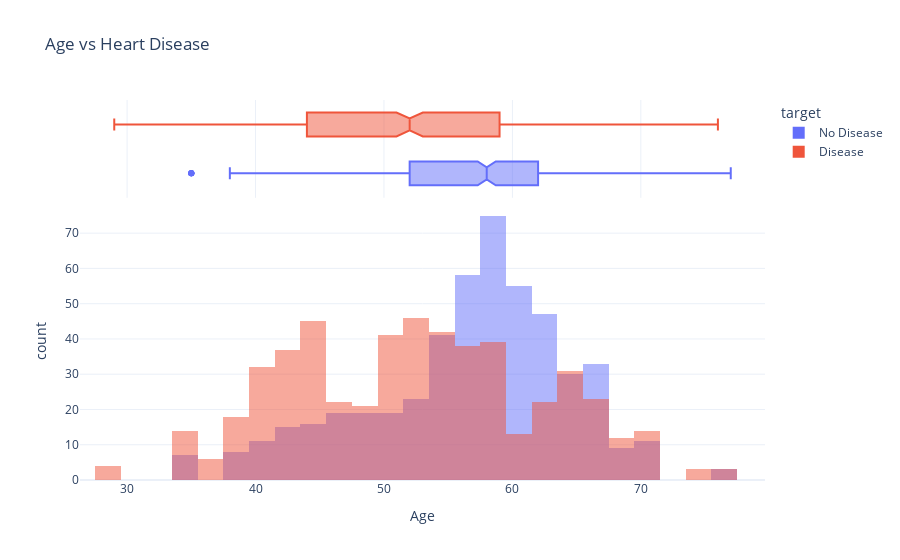
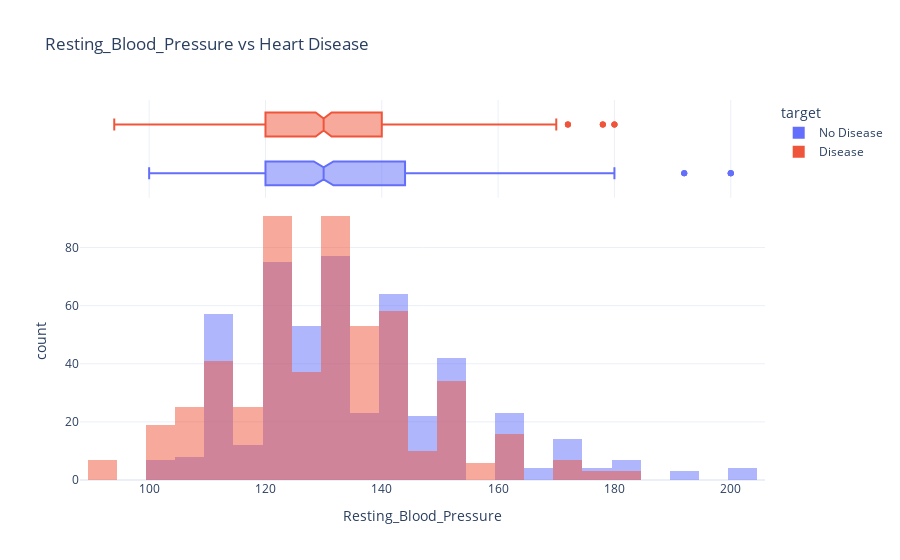
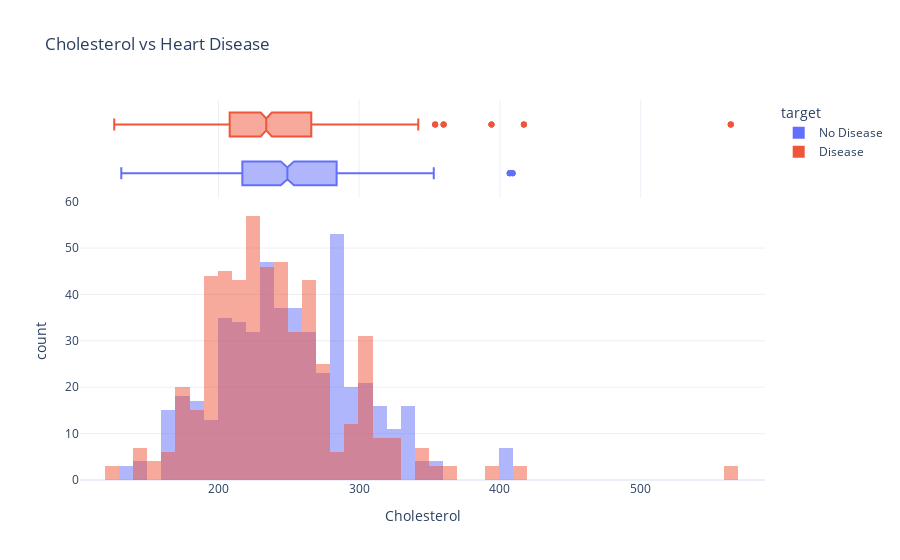

The notebook cell these images were saved under, in order:
### Markdown cell above
### Distribution of Features

### Code cell
# Boxplots for numerical features
for col in num_features_screening:
    fig = px.histogram(df_viz, x=col, color="target", 
                 title=f"{col} vs Heart Disease",
                 marginal="box",
                 template="plotly_white",
                 barmode="overlay", color_discrete_sequence=['#636EFA', '#EF553B'])
    fig.show()

### Figure 1 — Plotly figure (JSON) as saved in the notebook; plotly's stock layout.template omitted (floating-point values rounded to 4 significant figures; data arrays with more than 128 entries replaced by an {"elided": "..."} marker saying what was removed)
{"data": [{"bingroup": "x", "hovertemplate": "target=No Disease<br>Age=%{x}<br>count=%{y}<extra></extra>", "legendgroup": "No Disease", "marker": {"color": "#636EFA", "opacity": 0.5, "pattern": {"shape": ""}}, "name": "No Disease", "orientation": "v", "showlegend": true, "type": "histogram", "x": {"elided": "499 int values"}, "xaxis": "x", "yaxis": "y"}, {"hovertemplate": "target=No Disease<br>Age=%{x}<extra></extra>", "legendgroup": "No Disease", "marker": {"color": "#636EFA"}, "name": "No Disease", "notched": true, "showlegend": false, "type": "box", "x": {"elided": "499 int values"}, "xaxis": "x2", "yaxis": "y2"}, {"bingroup": "x", "hovertemplate": "target=Disease<br>Age=%{x}<br>count=%{y}<extra></extra>", "legendgroup": "Disease", "marker": {"color": "#EF553B", "opacity": 0.5, "pattern": {"shape": ""}}, "name": "Disease", "orientation": "v", "showlegend": true, "type": "histogram", "x": {"elided": "526 int values"}, "xaxis": "x", "yaxis": "y"}, {"hovertemplate": "target=Disease<br>Age=%{x}<extra></extra>", "legendgroup": "Disease", "marker": {"color": "#EF553B"}, "name": "Disease", "notched": true, "showlegend": false, "type": "box", "x": {"elided": "526 int values"}, "xaxis": "x2", "yaxis": "y2"}], "layout": {"barmode": "overlay", "legend": {"title": {"text": "target"}, "tracegroupgap": 0}, "title": {"text": "Age vs Heart Disease"}, "xaxis": {"anchor": "y", "domain": [0, 1], "title": {"text": "Age"}}, "xaxis2": {"anchor": "y2", "domain": [0, 1], "matches": "x", "showgrid": true, "showticklabels": false}, "yaxis": {"anchor": "x", "domain": [0, 0.7326], "title": {"text": "count"}}, "yaxis2": {"anchor": "x2", "domain": [0.7426, 1], "matches": "y2", "showgrid": false, "showline": false, "showticklabels": false, "ticks": ""}}}

### Figure 2 — Plotly figure (JSON) as saved in the notebook; plotly's stock layout.template omitted (floating-point values rounded to 4 significant figures; data arrays with more than 128 entries replaced by an {"elided": "..."} marker saying what was removed)
{"data": [{"bingroup": "x", "hovertemplate": "target=No Disease<br>Resting_Blood_Pressure=%{x}<br>count=%{y}<extra></extra>", "legendgroup": "No Disease", "marker": {"color": "#636EFA", "opacity": 0.5, "pattern": {"shape": ""}}, "name": "No Disease", "orientation": "v", "showlegend": true, "type": "histogram", "x": {"elided": "499 int values"}, "xaxis": "x", "yaxis": "y"}, {"hovertemplate": "target=No Disease<br>Resting_Blood_Pressure=%{x}<extra></extra>", "legendgroup": "No Disease", "marker": {"color": "#636EFA"}, "name": "No Disease", "notched": true, "showlegend": false, "type": "box", "x": {"elided": "499 int values"}, "xaxis": "x2", "yaxis": "y2"}, {"bingroup": "x", "hovertemplate": "target=Disease<br>Resting_Blood_Pressure=%{x}<br>count=%{y}<extra></extra>", "legendgroup": "Disease", "marker": {"color": "#EF553B", "opacity": 0.5, "pattern": {"shape": ""}}, "name": "Disease", "orientation": "v", "showlegend": true, "type": "histogram", "x": {"elided": "526 int values"}, "xaxis": "x", "yaxis": "y"}, {"hovertemplate": "target=Disease<br>Resting_Blood_Pressure=%{x}<extra></extra>", "legendgroup": "Disease", "marker": {"color": "#EF553B"}, "name": "Disease", "notched": true, "showlegend": false, "type": "box", "x": {"elided": "526 int values"}, "xaxis": "x2", "yaxis": "y2"}], "layout": {"barmode": "overlay", "legend": {"title": {"text": "target"}, "tracegroupgap": 0}, "title": {"text": "Resting_Blood_Pressure vs Heart Disease"}, "xaxis": {"anchor": "y", "domain": [0, 1], "title": {"text": "Resting_Blood_Pressure"}}, "xaxis2": {"anchor": "y2", "domain": [0, 1], "matches": "x", "showgrid": true, "showticklabels": false}, "yaxis": {"anchor": "x", "domain": [0, 0.7326], "title": {"text": "count"}}, "yaxis2": {"anchor": "x2", "domain": [0.7426, 1], "matches": "y2", "showgrid": false, "showline": false, "showticklabels": false, "ticks": ""}}}

### Figure 3 — Plotly figure (JSON) as saved in the notebook; plotly's stock layout.template omitted (floating-point values rounded to 4 significant figures; data arrays with more than 128 entries replaced by an {"elided": "..."} marker saying what was removed)
{"data": [{"bingroup": "x", "hovertemplate": "target=No Disease<br>Cholesterol=%{x}<br>count=%{y}<extra></extra>", "legendgroup": "No Disease", "marker": {"color": "#636EFA", "opacity": 0.5, "pattern": {"shape": ""}}, "name": "No Disease", "orientation": "v", "showlegend": true, "type": "histogram", "x": {"elided": "499 int values"}, "xaxis": "x", "yaxis": "y"}, {"hovertemplate": "target=No Disease<br>Cholesterol=%{x}<extra></extra>", "legendgroup": "No Disease", "marker": {"color": "#636EFA"}, "name": "No Disease", "notched": true, "showlegend": false, "type": "box", "x": {"elided": "499 int values"}, "xaxis": "x2", "yaxis": "y2"}, {"bingroup": "x", "hovertemplate": "target=Disease<br>Cholesterol=%{x}<br>count=%{y}<extra></extra>", "legendgroup": "Disease", "marker": {"color": "#EF553B", "opacity": 0.5, "pattern": {"shape": ""}}, "name": "Disease", "orientation": "v", "showlegend": true, "type": "histogram", "x": {"elided": "526 int values"}, "xaxis": "x", "yaxis": "y"}, {"hovertemplate": "target=Disease<br>Cholesterol=%{x}<extra></extra>", "legendgroup": "Disease", "marker": {"color": "#EF553B"}, "name": "Disease", "notched": true, "showlegend": false, "type": "box", "x": {"elided": "526 int values"}, "xaxis": "x2", "yaxis": "y2"}], "layout": {"barmode": "overlay", "legend": {"title": {"text": "target"}, "tracegroupgap": 0}, "title": {"text": "Cholesterol vs Heart Disease"}, "xaxis": {"anchor": "y", "domain": [0, 1], "title": {"text": "Cholesterol"}}, "xaxis2": {"anchor": "y2", "domain": [0, 1], "matches": "x", "showgrid": true, "showticklabels": false}, "yaxis": {"anchor": "x", "domain": [0, 0.7326], "title": {"text": "count"}}, "yaxis2": {"anchor": "x2", "domain": [0.7426, 1], "matches": "y2", "showgrid": false, "showline": false, "showticklabels": false, "ticks": ""}}}
